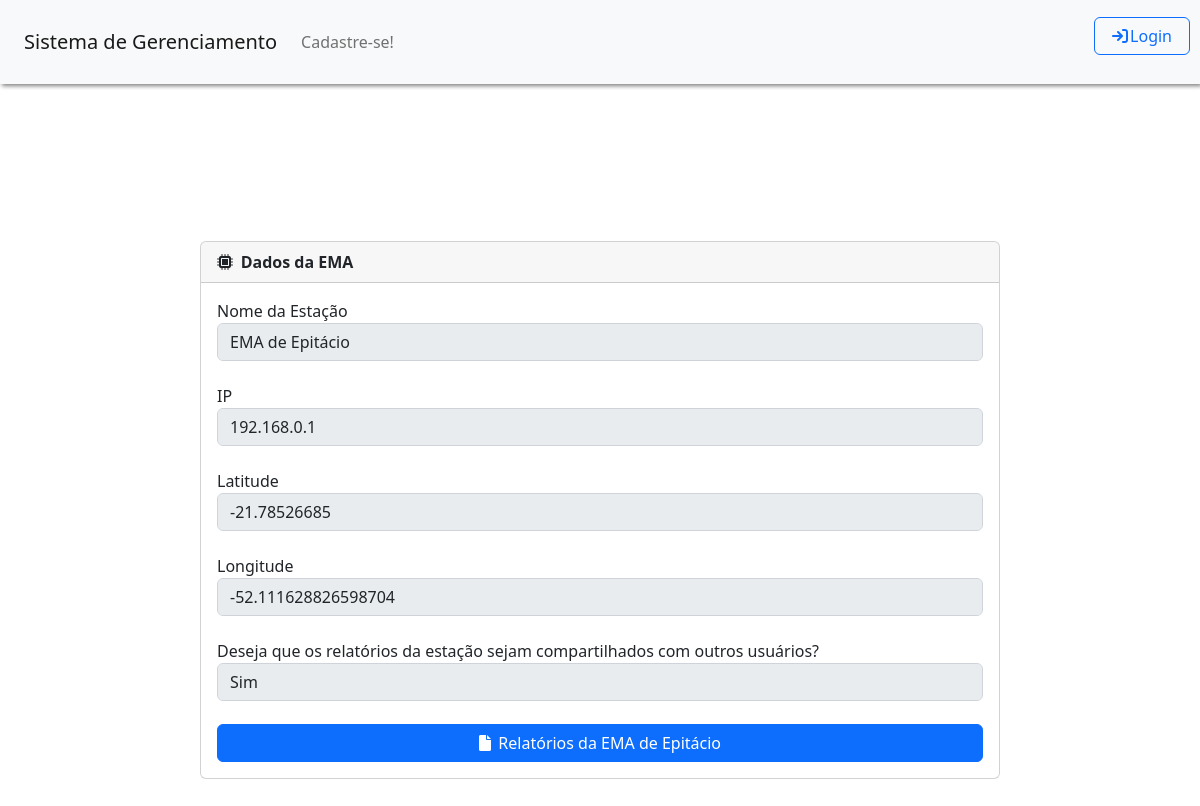
/Tela_Visualizar_EMA.php?idema=1, run on the app's committed database.
### tables this page shows
CREATE TABLE IF NOT EXISTS emas (
  idema INT NOT NULL AUTO_INCREMENT,
  nome VARCHAR(45) NOT NULL,
  ip VARCHAR(45) NOT NULL,
  publica INT NOT NULL,
  latitude VARCHAR(45) NOT NULL,
  longitude VARCHAR(45) NOT NULL,
  usuarios_idusuario INT NOT NULL,
  ativa INT NOT NULL,
  topico_kafka VARCHAR (45) NOT NULL,
   
  status_ema VARCHAR (10) NULL,
  carga_bateria FLOAT NULL, 
  uptime VARCHAR(50) NULL,
  diagnostico_nao_previsto JSON NULL,
  PRIMARY KEY (idema, usuarios_idusuario),
    FOREIGN KEY (usuarios_idusuario)
    REFERENCES usuarios (idusuario));

### controllers/controller_ema.php (called while the page is built, shortened)
<?php
function buscarEMAPorID($idema) {
    $conexao = conectarBanco();
    $idema = mysqli_real_escape_string($conexao, $idema);
    $query = "SELECT * FROM emas WHERE idema = '$idema'";
    $resultado = mysqli_query($conexao, $query);
    if ($resultado && mysqli_num_rows($resultado) > 0) {
        $ema = mysqli_fetch_assoc($resultado);
        return $ema;
    } else {
        return false;
    }
}
?>

### Tela_Visualizar_EMA.php (the view, shortened to what this page needs)
<!DOCTYPE html>
<?php
require '../portalEMA/functions/geral.php';
require '../portalEMA/controllers/controller_ema.php';
?>
<html>
    <head>
        <link rel="stylesheet" type="text/css" href="./css/style.css">
        <link rel="stylesheet" href="https://cdnjs.cloudflare.com/ajax/libs/font-awesome/6.0.0-beta3/css/all.min.css">
        <link rel="stylesheet" type="text/css" href="https://cdn.jsdelivr.net/npm/bootstrap@5.2.3/dist/css/bootstrap.min.css">
        <link rel="stylesheet" href="https://unpkg.com/leaflet@1.7.1/dist/leaflet.css" />
    </head>
    <body>
        <?php
        $emaId = $_GET['idema'];
        $ema = buscarEMAPorId($emaId);
        if (!$ema) {
            echo "Estação não encontrada.";
            exit;
        } else {
            echo '<div class= "col-8" style="margin-top: 20%; padding-bottom: 5%">';
            echo '<div class="card">';
            echo '<div class="card-header">';
            echo '<i style="padding-right: 1%;" class="fas fa-microchip"></i><b>Dados da EMA</b>';
            echo '</div>';
            echo '<div class="card-body">';
            echo '<form>';
            echo '<div class="form-row">';
            echo '<div class="form-group">';
            echo '<label>Nome da Estação</label>';
            echo '<input disabled="true" value="' . $ema['nome'] . '" name="nome" type="text" class="form-control" placeholder="Nome da Estação">';
            echo '<label>IP</label>';
            echo '<input disabled="true" value="' . $ema['ip'] . '" name="ip" type="text" class="form-control" placeholder="IP da Estação">         ';
            echo '<label>Latitude</label>';
            echo '<input disabled="true" value="' . $ema['latitude'] . '" name="latitude" type="text" class="form-control" placeholder="Latidude da posição da Estação">';
            echo '<label>Longitude</label>';
            echo '<input disabled="true" value="' . $ema['longitude'] . '" name="longitude" type="text" class="form-control" placeholder="Longitude da posição da Estação">';
            echo '<label>Deseja que os relatórios da estação sejam compartilhados com outros usuários?</label>';
            if($ema['publica'] == 1){
                echo '<input disabled="true" value="Sim" name="publica" type="text" class="form-control">';
            }else{
                echo '<input disabled="true" value="Não" name="publica" type="text" class="form-control">';
            }
            echo '</div>';
            echo '<a href="../portalEMA/Tela_Listar_Relatorios.php?idema='.$emaId.'" class="btn btn-primary" style="width: 100%;"><i style="padding-right: 1%;" class="fas fa-file"></i>Relatórios da '.$ema['nome'].'</a>';
            echo '<br>';
            echo '</div>';
            echo '</form>';
            echo '</div>';
            echo '</div>';
            echo '</div>';
        }
        ?>
    </body>
</html>

### css/style.css (style rules this page uses)
html, body { height: 100%; }
body { display: -ms-flexbox; display: -webkit-box; display: flex; -ms-flex-align: center; -ms-flex-pack: center; -webkit-box-align: center; align-items: center; -webkit-box-pack: center; justify-content: center; padding-top: 40px; padding-bottom: 40px; background-color: #f5f5f5; }

### Tela_Visualizar_EMA.php (style rules this page uses)
.card { margin-top: 5%; }
.form-control { margin-bottom: 3%; }

### data on the page
emas: nome "EMA de Epitácio", ip "192.168.0.1", latitude "-21.78526685", longitude "-52.111628826598704"
